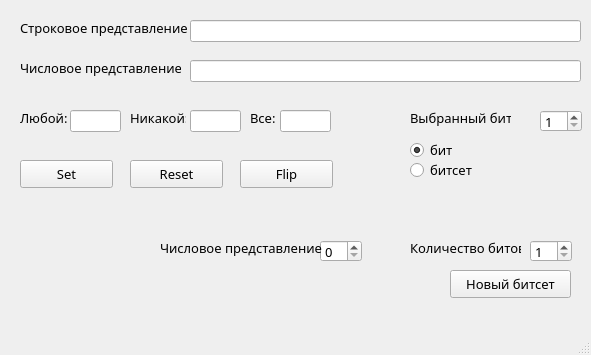
<?xml version="1.0" encoding="UTF-8"?>
<ui version="4.0">
 <class>MainWindow</class>
 <widget class="QMainWindow" name="MainWindow">
  <property name="geometry">
   <rect>
    <x>0</x>
    <y>0</y>
    <width>591</width>
    <height>355</height>
   </rect>
  </property>
  <property name="windowTitle">
   <string>MainWindow</string>
  </property>
  <widget class="QWidget" name="centralwidget">
   <widget class="QLineEdit" name="lineEdit">
    <property name="geometry">
     <rect>
      <x>190</x>
      <y>20</y>
      <width>391</width>
      <height>22</height>
     </rect>
    </property>
    <property name="font">
     <font>
      <family>DIN Pro Cond Medium</family>
      <pointsize>10</pointsize>
     </font>
    </property>
   </widget>
   <widget class="QLineEdit" name="lineEdit_2">
    <property name="geometry">
     <rect>
      <x>190</x>
      <y>60</y>
      <width>391</width>
      <height>22</height>
     </rect>
    </property>
    <property name="font">
     <font>
      <family>DIN Pro Cond Medium</family>
      <pointsize>10</pointsize>
     </font>
    </property>
   </widget>
   <widget class="QLabel" name="label">
    <property name="geometry">
     <rect>
      <x>20</x>
      <y>20</y>
      <width>181</width>
      <height>16</height>
     </rect>
    </property>
    <property name="font">
     <font>
      <family>DIN Pro Cond Medium</family>
      <pointsize>10</pointsize>
     </font>
    </property>
    <property name="text">
     <string>Строковое представление</string>
    </property>
   </widget>
   <widget class="QLabel" name="label_2">
    <property name="geometry">
     <rect>
      <x>20</x>
      <y>60</y>
      <width>161</width>
      <height>16</height>
     </rect>
    </property>
    <property name="font">
     <font>
      <family>DIN Pro Cond Medium</family>
      <pointsize>10</pointsize>
     </font>
    </property>
    <property name="text">
     <string>Числовое представление</string>
    </property>
   </widget>
   <widget class="QLabel" name="label_3">
    <property name="geometry">
     <rect>
      <x>20</x>
      <y>110</y>
      <width>56</width>
      <height>16</height>
     </rect>
    </property>
    <property name="font">
     <font>
      <family>DIN Pro Cond Medium</family>
      <pointsize>10</pointsize>
     </font>
    </property>
    <property name="text">
     <string>Любой:</string>
    </property>
   </widget>
   <widget class="QLabel" name="label_4">
    <property name="geometry">
     <rect>
      <x>130</x>
      <y>110</y>
      <width>56</width>
      <height>16</height>
     </rect>
    </property>
    <property name="font">
     <font>
      <family>DIN Pro Cond Medium</family>
      <pointsize>10</pointsize>
     </font>
    </property>
    <property name="text">
     <string>Никакой:</string>
    </property>
   </widget>
   <widget class="QLabel" name="label_5">
    <property name="geometry">
     <rect>
      <x>250</x>
      <y>110</y>
      <width>56</width>
      <height>16</height>
     </rect>
    </property>
    <property name="font">
     <font>
      <family>DIN Pro Cond Medium</family>
      <pointsize>10</pointsize>
     </font>
    </property>
    <property name="text">
     <string>Все:</string>
    </property>
   </widget>
   <widget class="QLineEdit" name="lineEdit_3">
    <property name="geometry">
     <rect>
      <x>70</x>
      <y>110</y>
      <width>51</width>
      <height>22</height>
     </rect>
    </property>
    <property name="font">
     <font>
      <family>DIN Pro Cond Medium</family>
      <pointsize>10</pointsize>
     </font>
    </property>
   </widget>
   <widget class="QLineEdit" name="lineEdit_4">
    <property name="geometry">
     <rect>
      <x>190</x>
      <y>110</y>
      <width>51</width>
      <height>22</height>
     </rect>
    </property>
    <property name="font">
     <font>
      <family>DIN Pro Cond Medium</family>
      <pointsize>10</pointsize>
     </font>
    </property>
   </widget>
   <widget class="QLineEdit" name="lineEdit_5">
    <property name="geometry">
     <rect>
      <x>280</x>
      <y>110</y>
      <width>51</width>
      <height>22</height>
     </rect>
    </property>
    <property name="font">
     <font>
      <family>DIN Pro Cond Medium</family>
      <pointsize>10</pointsize>
     </font>
    </property>
   </widget>
   <widget class="QLabel" name="label_6">
    <property name="geometry">
     <rect>
      <x>410</x>
      <y>110</y>
      <width>101</width>
      <height>16</height>
     </rect>
    </property>
    <property name="font">
     <font>
      <family>DIN Pro Cond Medium</family>
      <pointsize>10</pointsize>
     </font>
    </property>
    <property name="text">
     <string>Выбранный бит</string>
    </property>
   </widget>
   <widget class="QSpinBox" name="spinBox">
    <property name="geometry">
     <rect>
      <x>540</x>
      <y>110</y>
      <width>42</width>
      <height>22</height>
     </rect>
    </property>
    <property name="font">
     <font>
      <family>DIN Pro Cond Medium</family>
      <pointsize>10</pointsize>
     </font>
    </property>
    <property name="minimum">
     <number>1</number>
    </property>
   </widget>
   <widget class="QPushButton" name="pushButton">
    <property name="geometry">
     <rect>
      <x>20</x>
      <y>160</y>
      <width>93</width>
      <height>28</height>
     </rect>
    </property>
    <property name="font">
     <font>
      <family>DIN Pro Cond Medium</family>
      <pointsize>10</pointsize>
     </font>
    </property>
    <property name="text">
     <string>Set</string>
    </property>
   </widget>
   <widget class="QPushButton" name="pushButton_2">
    <property name="geometry">
     <rect>
      <x>130</x>
      <y>160</y>
      <width>93</width>
      <height>28</height>
     </rect>
    </property>
    <property name="font">
     <font>
      <family>DIN Pro Cond Medium</family>
      <pointsize>10</pointsize>
     </font>
    </property>
    <property name="text">
     <string>Reset</string>
    </property>
   </widget>
   <widget class="QRadioButton" name="radioButton">
    <property name="geometry">
     <rect>
      <x>410</x>
      <y>140</y>
      <width>97</width>
      <height>20</height>
     </rect>
    </property>
    <property name="font">
     <font>
      <family>DIN Pro Cond Medium</family>
      <pointsize>10</pointsize>
     </font>
    </property>
    <property name="text">
     <string>бит</string>
    </property>
    <property name="checked">
     <bool>true</bool>
    </property>
   </widget>
   <widget class="QRadioButton" name="radioButton_2">
    <property name="geometry">
     <rect>
      <x>410</x>
      <y>160</y>
      <width>97</width>
      <height>20</height>
     </rect>
    </property>
    <property name="font">
     <font>
      <family>DIN Pro Cond Medium</family>
      <pointsize>10</pointsize>
     </font>
    </property>
    <property name="text">
     <string>битсет</string>
    </property>
   </widget>
   <widget class="QPushButton" name="pushButton_3">
    <property name="geometry">
     <rect>
      <x>240</x>
      <y>160</y>
      <width>93</width>
      <height>28</height>
     </rect>
    </property>
    <property name="font">
     <font>
      <family>DIN Pro Cond Medium</family>
      <pointsize>10</pointsize>
     </font>
    </property>
    <property name="text">
     <string>Flip</string>
    </property>
   </widget>
   <widget class="QPushButton" name="pushButton_4">
    <property name="geometry">
     <rect>
      <x>450</x>
      <y>270</y>
      <width>121</width>
      <height>28</height>
     </rect>
    </property>
    <property name="font">
     <font>
      <family>DIN Pro Cond Medium</family>
      <pointsize>10</pointsize>
     </font>
    </property>
    <property name="text">
     <string>Новый битсет</string>
    </property>
   </widget>
   <widget class="QSpinBox" name="spinBox_2">
    <property name="geometry">
     <rect>
      <x>320</x>
      <y>240</y>
      <width>42</width>
      <height>22</height>
     </rect>
    </property>
    <property name="font">
     <font>
      <family>DIN Pro Cond Medium</family>
      <pointsize>10</pointsize>
     </font>
    </property>
   </widget>
   <widget class="QLabel" name="label_7">
    <property name="geometry">
     <rect>
      <x>160</x>
      <y>240</y>
      <width>171</width>
      <height>16</height>
     </rect>
    </property>
    <property name="font">
     <font>
      <family>DIN Pro Cond Medium</family>
      <pointsize>10</pointsize>
     </font>
    </property>
    <property name="text">
     <string>Числовое представление</string>
    </property>
   </widget>
   <widget class="QSpinBox" name="spinBox_3">
    <property name="geometry">
     <rect>
      <x>530</x>
      <y>240</y>
      <width>42</width>
      <height>22</height>
     </rect>
    </property>
    <property name="font">
     <font>
      <family>DIN Pro Cond Medium</family>
      <pointsize>10</pointsize>
     </font>
    </property>
    <property name="minimum">
     <number>1</number>
    </property>
   </widget>
   <widget class="QLabel" name="label_8">
    <property name="geometry">
     <rect>
      <x>410</x>
      <y>240</y>
      <width>111</width>
      <height>16</height>
     </rect>
    </property>
    <property name="font">
     <font>
      <family>DIN Pro Cond Medium</family>
      <pointsize>10</pointsize>
     </font>
    </property>
    <property name="text">
     <string>Количество битов</string>
    </property>
   </widget>
  </widget>
  <widget class="QMenuBar" name="menubar">
   <property name="geometry">
    <rect>
     <x>0</x>
     <y>0</y>
     <width>591</width>
     <height>26</height>
    </rect>
   </property>
  </widget>
  <widget class="QStatusBar" name="statusbar"/>
 </widget>
 <resources/>
 <connections/>
</ui>
